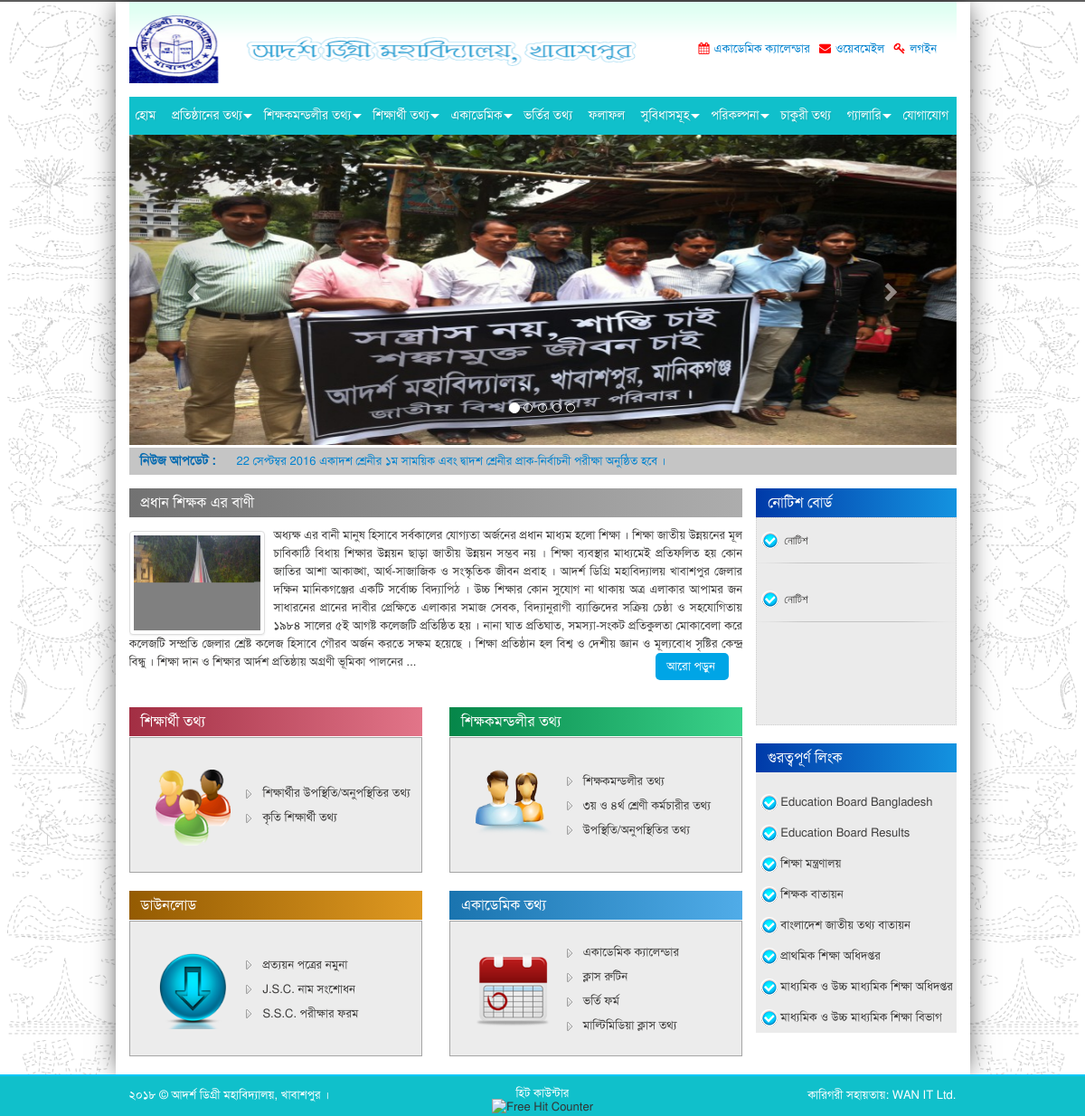
The page / on the database its author committed.
### tables this page shows
CREATE TABLE `tbl_contact` (
  `id` tinyint(1) NOT NULL COMMENT 'PK',
  `school_name` varchar(255) NOT NULL,
  `email` varchar(255) NOT NULL,
  `address` text NOT NULL,
  `google_map` text NOT NULL,
  `logo` varchar(255) NOT NULL
);

CREATE TABLE `tbl_documents` (
  `id` int(10) NOT NULL COMMENT 'PK',
  `slug` varchar(255) NOT NULL,
  `title` varchar(255) NOT NULL,
  `file_name` varchar(255) NOT NULL
);

CREATE TABLE `tbl_static_page` (
  `id` int(10) NOT NULL COMMENT 'PK',
  `slug` varchar(255) NOT NULL,
  `title` varchar(255) NOT NULL,
  `details` text NOT NULL,
  `file_name` varchar(255) NOT NULL
);

CREATE TABLE `tbl_banners` (
  `id` int(10) NOT NULL COMMENT 'PK',
  `page` varchar(255) NOT NULL,
  `file_name` varchar(255) NOT NULL
);

CREATE TABLE `tbl_news` (
  `id` int(10) NOT NULL COMMENT 'PK',
  `published` datetime NOT NULL,
  `title` varchar(255) NOT NULL,
  `details` text NOT NULL,
  `file_name` varchar(255) NOT NULL
);

CREATE TABLE `tbl_notice` (
  `id` int(10) NOT NULL COMMENT 'PK',
  `published` datetime NOT NULL,
  `title` varchar(255) NOT NULL,
  `details` text NOT NULL,
  `file_name` varchar(255) NOT NULL
);

### application/views/home.php (the view, shortened to what the rows shown need)
<?php $documents = $this->documents_model->document_list(); ?>
			<div class="col-lg-12 col-md-12 col-sm-12 col-xs-12">
				<?php $home_banner = $this->banners_model->home_banner(); ?>
				<section class="jk-slider">
					<div id="carousel-example" class="carousel slide" data-ride="carousel">
						<ol class="carousel-indicators">
							<?php foreach($home_banner as $key => $row) { ?>
								<li data-target="#carousel-example" data-slide-to="<?php echo $key;?>" class="<?php echo ($key==0)?"active":"";?>"></li>
							<?php } ?>
						</ol>
						<div class="carousel-inner">
							<?php foreach($home_banner as $key => $row) { ?>
								<div class="item <?php echo ($key==0)?"active":"";?>">
									<a href="#"><img src="<?php echo base_url().'assets/filemanager/banners/'.$row->file_name;?>" /></a>
								</div>
							<?php } ?>
						</div>
					</div>
				</section>
			</div>
			<div class="col-lg-12 col-md-12 col-sm-12 col-xs-12">
				<div id="news">
					<div class="news_main">
						<div id="news_ticker" style="overflow: hidden; position: relative; height: 30px;" class="">
							<ul style="position: absolute; margin: 0px; padding: 0px; top: 0px;">
								<?php foreach ($this->news_model->news_list() as $row) { ?>
								<li style="margin: 0px; padding: 0px; height: 30px;"><a href="<?php echo base_url().'page/news/'.$row->id;?>"><p class="news_h6"> <?php echo $row->title; ?> </p></a></li>
								<?php } ?>
							</ul>
						</div>
					</div>
				</div>
			</div>
			<div class="col-lg-12 col-md-12 col-sm-12 col-xs-12">
				<div id="main-page">
					<div class="row">
						<div class="col-lg-9 col-md-9 col-sm-9 col-xs-12">
							<div class="main-section-leftside">
								<div class="row">
									<div class="col-lg-12 col-md-12 col-sm-12 col-xs-12">
										<div class="head-master-box">
											<?php foreach ($this->static_page_model->page_list() as $row) { if (in_array($row->id, array(1))) { ?>
												<div class="head-title">
													<h2><?php echo $row->title;?></h2>
												</div>
												<div class="head-descrive">
													<p class='paragraph'>
														<?php
															if ($row->file_name) {
																echo "<img src='".base_url().'assets/filemanager/static_page/'.$row->file_name."' style='float:left; max-width:150px; margin-top:5px; margin-right:10px;' class='img-thumbnail' />";
															}
															echo nl2br(read_more($row->details, 125));
														?>
														<span class="read-more">
															<a href="<?php echo base_url()."page/single/".$row->slug;?>">আরো পড়ুন </a>
														</span>
													</p>
												</div>
											<?php } } ?>
										</div>
									</div>
								</div>
								<div class="row">
									<div id="page-box-all">
										<div class="col-lg-6 col-md-6 col-sm-6 col-xs-12">
											<div class="page-box">
												<div class="page-box-titel">
													<h1>শিক্ষার্থী তথ্য</h1>
												</div>
											</div>
										</div>
										<div class="col-lg-6 col-md-6 col-sm-6 col-xs-12">
											<div class="page-box">
												<div class="page-box-titel" style="background: rgba(0, 0, 0, 0) linear-gradient(to right, #058649 0%, #3ad28a 100%) repeat scroll 0 0">
													<h1>শিক্ষকমন্ডলীর তথ্য</h1>
												</div>
												<div class="page-box-descrive">
													<div class="page-box-right">
														<ul>
															<li><a href="<?php echo base_url().'page/content/teacher';?>"> শিক্ষকমন্ডলীর তথ্য </a></li>
															<?php foreach ($documents as $row) { if (in_array($row->id, array(9))) { ?>
																<li><a href="<?php echo base_url().'assets/filemanager/documents/'.$row->file_name;?>" target="_blank"><span></span><?php echo $row->title;?></a></li>
															<?php } } ?>
															<li><a href="<?php echo base_url().'page/content/teacher-attendance';?>"> উপস্থিতি/অনুপস্থিতির তথ্য </a></li>
														</ul>
													</div>
												</div>
											</div>
										</div>
										<div class="col-lg-6 col-md-6 col-sm-6 col-xs-12">
											<div class="page-box">
												<div class="page-box-titel" style="background: rgba(0, 0, 0, 0) linear-gradient(to right, #945b02 0%, #df9921 100%) repeat scroll 0 0">
													<h1>ডাউনলোড</h1>
												</div>
												<div class="page-box-descrive">
													<div class="page-box-right" style="overflow-y: scroll">
														<ul>
															<?php foreach ($documents as $row) { if (in_array($row->id, array(5, 6, 7))) { ?>
																<li><a href="<?php echo base_url().'assets/filemanager/documents/'.$row->file_name;?>" target="_blank"><span><?php echo $row->title;?></span></a></li>
															<?php } } ?>
														</ul>
													</div>
												</div>
											</div>
										</div>
										<div class="col-lg-6 col-md-6 col-sm-6 col-xs-12">
											<div class="page-box">
												<div class="page-box-titel" style="background: rgba(0, 0, 0, 0) linear-gradient(to right, #1a74af 0%, #50ace8 100%) repeat scroll 0 0">
													<h1>একাডেমিক তথ্য</h1>
												</div>
												<div class="page-box-descrive">
													<div class="page-box-right">
														<ul>
															<?php foreach ($documents as $row) { if (in_array($row->id, array(1, 2, 8))) { ?>
																<li><a href="<?php echo base_url().'assets/filemanager/documents/'.$row->file_name;?>" target="_blank"><span><?php echo $row->title;?></span></a></li>
															<?php } } ?>
																<li><a href="<?php echo base_url().'page/content/multimedia-content';?>">মাল্টিমিডিয়া ক্লাস তথ্য </a></li>
														</ul>
													</div>
												</div>
											</div>
										</div>
									</div>
								</div>
							</div>
						</div>
						<div class="col-lg-3 col-md-3 col-sm-3 col-xs-12 right-section-padding">
							<?php $this->load->view('sidebar');?>
						</div>
					</div>
				</div>
			</div>
		</div>
	</div>
</div>

### application/views/header.php (shortened to what the rows shown need)
<?php
	$contact = $this->contact_model->index();
	$documents = $this->documents_model->document_list();
	$page_list = $this->static_page_model->page_list();
?>
<!DOCTYPE html>
<html lang="en">
<head>
	<link rel="stylesheet" type="text/css" href="<?php echo base_url().'assets/site/';?>css/bootstrap.min.css">
	<link rel="stylesheet" type="text/css" href="<?php echo base_url().'assets/site/';?>css/bootstrap-theme.min.css" />
	<link rel="stylesheet" type="text/css" href="<?php echo base_url().'assets/site/';?>css/fonts.css" />
	<link rel="stylesheet" type="text/css" href="<?php echo base_url().'assets/site/';?>css/client.css">
	<link rel="stylesheet" type="text/css" href="<?php echo base_url().'assets/site/';?>css/font-awesome.min.css">
	<link rel="stylesheet" type="text/css" href="<?php echo base_url().'assets/site/';?>css/addvertise_scroll.css" />
	<link rel="stylesheet" type="text/css" href="<?php echo base_url().'assets/site/';?>css/vticker.css" />
	<link rel="stylesheet" type="text/css" href="<?php echo base_url().'assets/site/';?>css/menu.css" />
	<link rel="stylesheet" href="https://cdnjs.cloudflare.com/ajax/libs/fancybox/2.1.5/jquery.fancybox.min.css" media="screen">
	<link rel="stylesheet" type="text/css" href="<?php echo base_url().'assets/site/';?>css/styles.css" />
</head>
<body>
<div class="container">
	<div class="row">
		<div id="body_wrapper">
			<div class="col-lg-12 col-md-12 col-sm-12 col-xs-12">
				<div id="header">
					<div class="header_inner">
						<div class="row">
							<div class="col-lg-8 col-md-8 col-sm-8 col-xs-12">
								<div class="logo">
									<a href="<?php echo base_url();?>"><img src="<?php echo base_url().'assets/filemanager/'.$contact->logo;?>"class="img-responsive" alt="<?php echo $contact->school_name;?>"> </a>
								</div>
							</div>
							<div class="col-lg-4 col-md-4 col-sm-4 col-xs-12">
								<div class="header-right">
									<ul>
										<li>
											<div class="calender">
												<?php foreach ($documents as $row) { if (in_array($row->id, array(1))) { ?>
													<a href="<?php echo base_url().'assets/filemanager/documents/'.$row->file_name;?>" target="_blank"><span><i class="fa fa-calendar" aria-hidden="true"></i></span><?php echo $row->title;?></a>
												<?php } } ?>
											</div>
										</li>
									</ul>
								</div>
							</div>
						</div>
					</div>
				</div>
			</div>
			<div class="col-lg-12 col-md-12 col-sm-12 col-xs-12">
				<div class="navigation">
					<div id='cssmenu'>
						<ul>
							<?php foreach ($page_list as $row) { if (in_array($row->id, array(5))) { ?>
								<li><a href="<?php echo base_url()."page/single/".$row->slug;?>"><span><?php echo $row->title;?></span></a></li>
							<?php } } ?>
							<?php foreach ($page_list as $row) { if (in_array($row->id, array(9))) { ?>
								<li><a href="<?php echo base_url()."page/single/".$row->slug;?>"><span><?php echo $row->title;?></span></a></li>
							<?php } } ?>
						</ul>
					</div>
				</div>
			</div>

### application/views/sidebar.php (shortened to what the rows shown need)
<div class="main-section-rightside">
	<div class="notice-box">
		<h2 class="title-box">নোটিশ বোর্ড</h2>
		<div class="news_box">
			<div class="scroll-text" id="demo2">
				<ul>
					<?php foreach ($this->notice_model->notice_list() as $row) { ?>
						<li>
							<a href="<?php echo base_url().'page/notice/'.$row->id;?>">
								<div class="news_box_inner">
									<p class="news_box_p"><?php echo $row->title; ?></p>
								</div>
							</a>
						</li>
					<?php } ?>
				</ul>
			</div>
		</div>
	</div>
	<div class="notice-box">
		<h2 class="title-box">গুরত্বপূর্ণ লিংক</h2>
	</div>
</div>

### application/views/footer.php (shortened to what the rows shown need)
<?php $contact = $this->contact_model->index(); ?>
<div id="footer">
	<div class="container">
		<div class="row">
			<div class="col-lg-4 col-md-4 col-sm-4 col-xs-12">
				<div class="copy_right">
					<p class="copy_right_p">  <?php echo eng_to_bng(date('Y')). " &copy; ". $contact->school_name; ?>।</p>
				</div>
			</div>
		</div>
	</div>
</div>
</body>
</html>

### rows shown on the page
tbl_contact: logo (picture), school_name "আদর্শ ডিগ্রী মহাবিদ্যালয়, খাবাশপুর"
tbl_documents: title "একাডেমিক ক্যালেন্ডার"
tbl_static_page: title "ভর্তির তথ্য"
tbl_static_page: title "চাকুরী তথ্য"
tbl_banners: file_name (picture)
tbl_news: title "22 সেপ্টম্বর 2016 একাদশ শ্রেনীর ১ম সাময়িক এবং দ্বাদশ শ্রেনীর প্রাক-নির্বাচনী পরীক্ষা অনুষ্ঠিত হবে ।"
tbl_static_page: title "প্রধান শিক্ষক এর বাণী", file_name (picture), details "অধ্যক্ষ এর বানী মানুষ হিসাবে সর্বকালের যোগ্যতা অর্জনের প্রধান মাধ্যম হলো শিক্ষা । শিক্ষা জাতীয় উন্নয়নের মূল চাবিকাঠি বিধায় শিক্ষার উন্নয়ন ছাড়া জাতীয় উন্নয়ন সম্ভব নয় । শিক্ষা ব্যবস্থার মাধ্যমেই প্রতিফলিত হয় কোন জাতির আশা আকাঙ্খা, আর্থ-সাজাজিক ও সংস্কৃতিক জীবন প্রবাহ । আদর্শ ডিগ্রি মহাবিদ্যালয় খাবাশপুর জেলার দক্ষিন মানিকগঞ্জের একটি সর্বোচ্চ বিদ্যাপিঠ । উচ্চ শিক্ষার কোন সুযোগ না থাকায় অত্র এলাকার আপামর জন সাধারনের প্রানের দাবীর প্রেক্ষিতে এলাকার সমাজ সেবক, বিদ্যানুরাগী ব্যাক্তিদের সক্রিয় চেষ্ঠা ও সহযোগিতায় ১৯৮৪ সালের ৫ই আগষ্ট কলেজটি প্রতিষ্ঠিত হয় । নানা ঘাত প্রতিঘাত, সমস্যা-সংকট প্রতিকুলতা মোকাবেলা করে কলেজটি সম্প্রতি জেলার শ্রেষ্ট কলেজ হিসাবে গৌরব অর্জন করতে সক্ষম হয়েছে । শিক্ষা প্রতিষ্ঠান হল…"
tbl_documents: title "৩য় ও ৪র্থ শ্রেণী কর্মচারীর তথ্য"
tbl_documents: title "প্রত্যয়ন পত্রের নমুনা"
tbl_documents: title "J.S.C. নাম সংশোধন"
tbl_documents: title "S.S.C. পরীক্ষার ফরম"
tbl_documents: title "ক্লাস রুটিন"
tbl_documents: title "ভর্তি ফর্ম"
tbl_notice: title "নোটিশ"
tbl_notice: title "নোটিশ"
